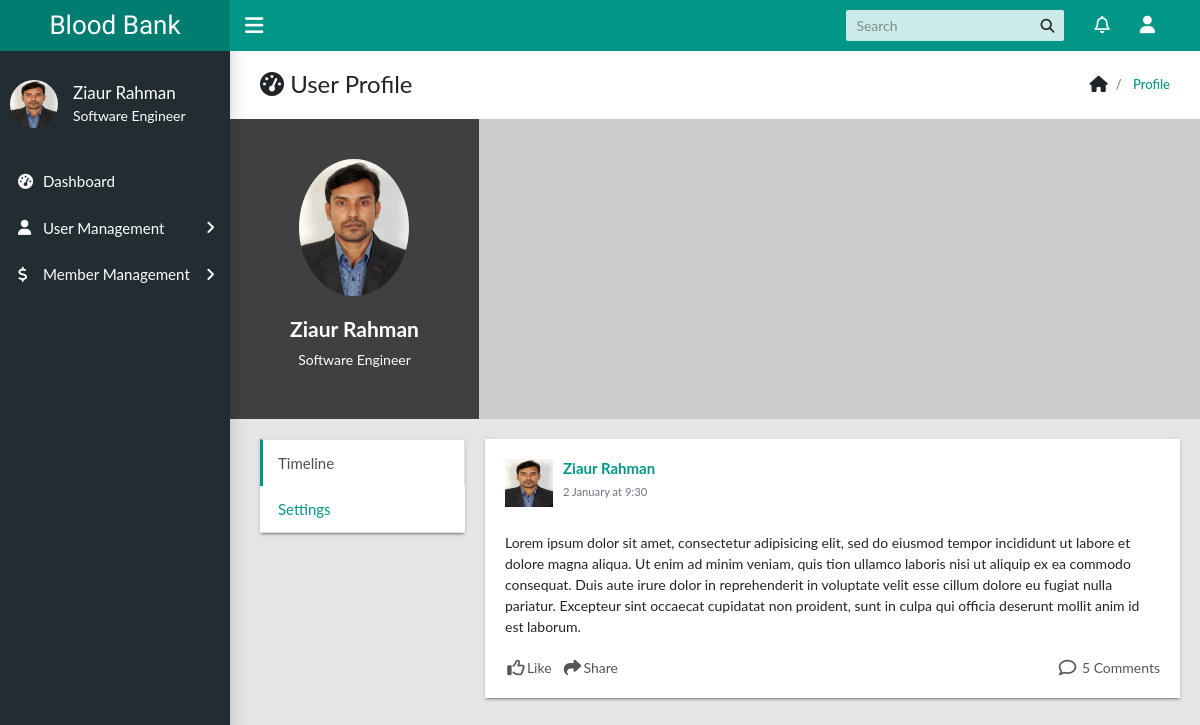
The page /accounts/profile/ (signed in) on the database its author committed.
### accounts/models.py (models this page shows, shortened)
class User(AbstractUser):
    contact = models.CharField(max_length=13,blank=True,null=True)
    city = models.CharField(max_length=50,blank=True,null=True)
    state = models.CharField(max_length=100,blank=True,null=True)
    zip_code = models.CharField(max_length=10,null=True,blank=True)
    area = models.CharField(max_length=100)
    photo = models.ImageField(default='default.png',upload_to='user_photo')
    blood_group = models.CharField(max_length=3,blank=True,null=True)
    designation = models.CharField(max_length=100, default="General Admin")

### accounts/views.py (the view)
# urls.py: path('profile/', user_view.profile, name="profile"),
@login_required
def profile(request):
	user = request.user
	form = UserForm(instance=user)
	if request.method == 'POST':
		form = UserForm(request.POST, request.FILES, instance=user)
		if form.is_valid():
			form.save()
	return render(request,'accounts/profile.html',{'form':form})

### accounts/forms.py
class UserForm(forms.ModelForm):
	class Meta:
		model = User
		fields = ['first_name','last_name','designation','email','contact','city','state','zip_code','area','blood_group','photo']

### templates/accounts/profile.html (shortened to what this page needs)
{% extends 'base.html' %}
{% load crispy_forms_tags %}
{% block page_title %}User Profile{% endblock %}
{% block breadcrumb %} profile{% endblock %}
{% block content %}
<div class="row user">
    <div class="col-md-12">
      <div class="profile">
        <div class="info"><img class="user-img" src="{{ user.photo.url }}">
          <h4>{{ user.first_name }} {{ user.last_name }}</h4>
          <p>{{ user.designation }}</p>
        </div>
        <div class="cover-image"></div>
      </div>
    </div>
    <div class="col-md-3">
      <div class="tile p-0">
        <ul class="nav flex-column nav-tabs user-tabs">
          <li class="nav-item"><a class="nav-link active" href="#user-timeline" data-toggle="tab">Timeline</a></li>
          <li class="nav-item"><a class="nav-link" href="#user-settings" data-toggle="tab">Settings</a></li>
        </ul>
      </div>
    </div>
    <div class="col-md-9">
      <div class="tab-content">
        <div class="tab-pane active" id="user-timeline">
          <div class="timeline-post">
            <div class="post-media"><a href="#"><img src="{{ user.photo.url }}" width="48" height="48"></a>
              <div class="content">
                <h5><a href="#">{{ user.first_name }} {{ user.last_name }}</a></h5>
                <p class="text-muted"><small>2 January at 9:30</small></p>
              </div>
            </div>
            <div class="post-content">
              <p>Lorem ipsum dolor sit amet, consectetur adipisicing elit, sed do eiusmod tempor incididunt ut labore et dolore magna aliqua. Ut enim ad minim veniam,  quis tion ullamco laboris nisi ut aliquip ex ea commodo consequat. Duis aute irure dolor in reprehenderit in voluptate velit esse cillum dolore eu fugiat nulla pariatur. Excepteur sint occaecat cupidatat non proident, sunt in culpa qui officia deserunt mollit anim id est laborum.</p>
            </div>
            <ul class="post-utility">
              <li class="likes"><a href="#">Like</a></li>
              <li class="shares"><a href="#">Share</a></li>
              <li class="comments"> 5 Comments</li>
            </ul>
          </div>
        </div>
      </div>
    </div>
  </div>
{% endblock %}

### templates/base.html (shortened to what this page needs)
{% load static %}
<!DOCTYPE html>
<html lang="en">
  <head>
    <link rel="stylesheet" type="text/css" href="{% static 'accounts/css/main.css' %}">
    <link rel="stylesheet" type="text/css" href="{% static 'accounts/css/jquery-ui.min.css' %}">
    <link rel="stylesheet" type="text/css" href="https://maxcdn.bootstrapcdn.com/font-awesome/4.7.0/css/font-awesome.min.css">
  </head>
  <body class="app sidebar-mini rtl">
    <header class="app-header"><a class="app-header__logo" href="{% url 'dashboard' %}">Blood Bank</a>
      <a class="app-sidebar__toggle" href="#" data-toggle="sidebar" aria-label="Hide Sidebar"></a>
      <ul class="app-nav">
        <li class="app-search">
          <input class="app-search__input" type="search" placeholder="Search">
          <button class="app-search__button"><i class="fa fa-search"></i></button>
        </li>
        <li class="dropdown"><a class="app-nav__item" href="#" data-toggle="dropdown" aria-label="Show notifications"></a>
        </li>
        <li class="dropdown"><a class="app-nav__item" href="#" data-toggle="dropdown" aria-label="Open Profile Menu"></a>
        </li>
      </ul>
    </header>
    <aside class="app-sidebar">
      <div class="app-sidebar__user"><img class="app-sidebar__user-avatar" src="{{ user.photo.url }}" alt="User Image" width="48" height="48">
        <div>
          <p class="app-sidebar__user-name">{{ user.first_name }} {{ user.last_name }}</p>
          <p class="app-sidebar__user-designation">{{ user.designation }}</p>
        </div>
      </div>
      <ul class="app-menu">
        <li><a class="app-menu__item" href="{% url 'dashboard' %}"><i class="app-menu__icon fa fa-dashboard"></i><span class="app-menu__label">Dashboard</span></a></li>
        {% if user.is_superuser %}
        <li class="treeview"><a class="app-menu__item" href="#" data-toggle="treeview"><i class="app-menu__icon fa fa-user"></i><span class="app-menu__label">User Management</span><i class="treeview-indicator fa fa-angle-right"></i></a>
        </li>
        {% endif %}
        <li class="treeview"><a class="app-menu__item" href="#" data-toggle="treeview"><i class="app-menu__icon fa fa-dollar"></i><span class="app-menu__label">Member Management</span><i class="treeview-indicator fa fa-angle-right"></i></a>
        </li>
      </ul>
    </aside>
    <main class="app-content">
      <div class="app-title">
        <div>
          <h1><i class="fa fa-dashboard"></i> {% block page_title %}{% endblock %}</h1>
        </div>
        <ul class="app-breadcrumb breadcrumb">
          <li class="breadcrumb-item"></li>
          <li class="breadcrumb-item"><a href="#">{% block breadcrumb %}{% endblock %}</a></li>
        </ul>
      </div>
     {% block content %}
     {% endblock %}
    </main>
  </body>
</html>

### rows shown on the page
User: photo (picture), first_name "Ziaur", last_name "Rahman", designation "Software Engineer"
